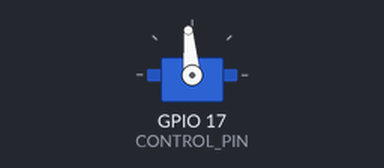
Simulated run of this program. Board: Raspberry Pi (BCM pin numbers). Parts: servo. Servo angles are drawn from the pulse width (0.5 ms = 0°, 2.5 ms = 180°); what the program prints to the terminal is not drawn. At 3.0 s the program stops and its outputs stay as they are.

Above: at 0.1 s.
At 1.1 s:
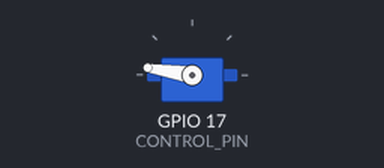
At 2.1 s:
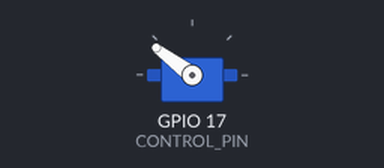
Timing chart, 0 to 3.6 s (numbered marks = the images above):
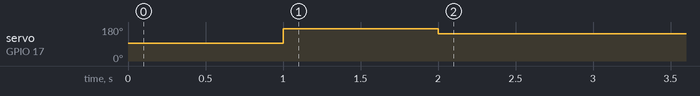

The program:

motor.py
```python
import RPi.GPIO as GPIO
import time

CONTROL_PIN = 17
PWM_FREQ = 50
STEP=30
# CONTROL_PIN2 = 27
# trigger_pin1 = 23
# echo_pin1 = 24
GPIO.setwarnings(False)
GPIO.setmode(GPIO.BCM)
GPIO.setup(CONTROL_PIN, GPIO.OUT)
# GPIO.setup(CONTROL_PIN2, GPIO.OUT)
# GPIO.setup(trigger_pin1, GPIO.OUT)
# GPIO.setup(echo_pin1, GPIO.IN)

pwm = GPIO.PWM(CONTROL_PIN, PWM_FREQ)
# pwm2 = GPIO.PWM(CONTROL_PIN2, PWM_FREQ)
pwm.start(0)
# pwm2.start(0)
def send_trigger_pulse(pin):
	GPIO.output(pin, True)
	time.sleep(0.001)
	GPIO.output(pin, False)

def wait_for_echo(value, timeout,pin):
	count = timeout
	while GPIO.input(pin) != value and count > 0:
		count = count - 1

def get_distance(trigger, echo):
	send_trigger_pulse(trigger)
	wait_for_echo(True, 5000,echo)
	start = time.time()
	wait_for_echo(False, 5000,echo)
	finish = time.time()
	pulse_len = finish - start
	distance_cm = pulse_len * 340 *100 /2
	return (distance_cm)
def angle_to_duty_cycle(angle=0):
    duty_cycle = (0.05 * PWM_FREQ) + (0.19 * PWM_FREQ * angle / 180)
    return duty_cycle


print('press Ctrl-C to shut down')
angle = 100 #right pwm1 bottom
dc = angle_to_duty_cycle(angle)
pwm.ChangeDutyCycle(dc)
time.sleep(1)
angle = 180 #left
dc = angle_to_duty_cycle(angle)
pwm.ChangeDutyCycle(dc)
time.sleep(1)
angle = 150 #middle
dc = angle_to_duty_cycle(angle)
pwm.ChangeDutyCycle(dc)
time.sleep(1)
# angle = 85
# dc = angle_to_duty_cycle(angle)
# pwm2.ChangeDutyCycle(dc)
# time.sleep(2)
# angle = 180 #down
# dc = angle_to_duty_cycle(angle)
# pwm2.ChangeDutyCycle(dc)
# time.sleep(2)
# angle = 100 # middle
# dc = angle_to_duty_cycle(angle)
# pwm2.ChangeDutyCycle(dc)
# pwm.stop()
    # pwm2.ChangeDutyCycle(dc)
    # pwm2.ChangeDutyCycle(dc)
    # pwm2.ChangeDutyCycle(dc)
# for angle in range(0, 181, STEP):
#     dc = angle_to_duty_cycle(angle)
#     pwm.ChangeDutyCycle(dc)
#     # pwm2.ChangeDutyCycle(dc)
#     #print("1 cm=%f" % get_distance(trigger_pin1,echo_pin1))
#     print('angle={: >3}, period={:.2f}'.format(angle, dc))
#     time.sleep(2)
# for angle in range(180, -1, -STEP):
#     dc = angle_to_duty_cycle(angle)
#     print('angle={: >3}, period={:.2f}'.format(angle, dc))
#     pwm.ChangeDutyCycle(dc)
#     #print("1 cm=%f" % get_distance(trigger_pin1,echo_pin1))
#     # pwm2.ChangeDutyCycle(dc)
#     time.sleep(2)
# pwm.ChangeDutyCycle(angle_to_duty_cycle(90))
# pwm2.ChangeDutyCycle(angle_to_duty_cycle(90))
GPIO.cleanup()
```
